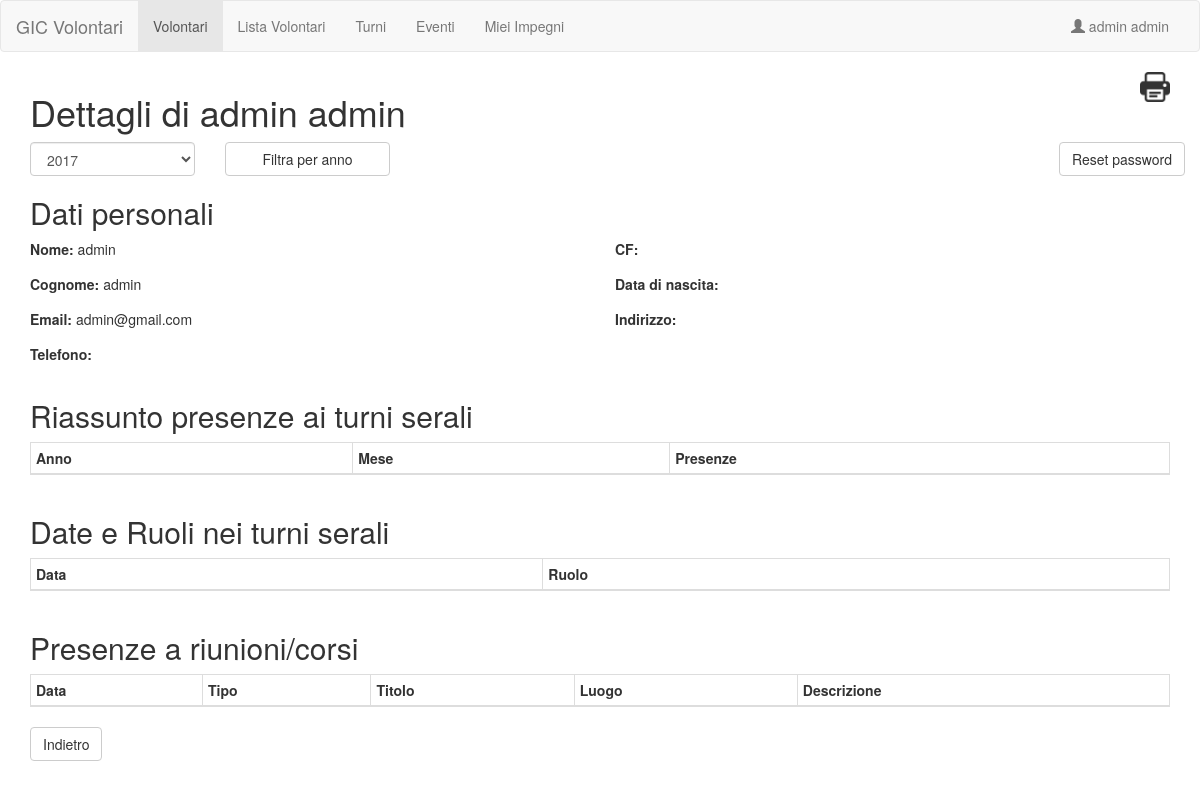
Page /volunteers/volunteer_detail.php?id=1&year=2017 (signed in) on the committed database.
### tables this page shows
create table users (
	id INT(8) UNSIGNED AUTO_INCREMENT PRIMARY KEY,
	firstname VARCHAR(30) NOT NULL,
	lastname VARCHAR(30) NOT NULL,
	email VARCHAR(50),
	CF varchar(15),
	birthdate DATE,
	psw VARCHAR(150),
	phone VARCHAR(20),
	address VARCHAR(75),
	address2 VARCHAR(75),
	city VARCHAR(50),
	prov VARCHAR(15),
	cap VARCHAR(6),
	state VARCHAR(50),
	position INT(2),
	permessi INT(2)

);

### lib/sqlLib.php (called while the page is built, shortened)
<?php
class DbConnection {
	private $pdo;
	public function __construct() {
		$this->pdo = new PDO('mysql:host=127.0.0.1;dbname=liltvolontari;charset=utf8mb4', 'root', '');
	}
	public function select($table, $arrayWhere = NULL) {
		if ($arrayWhere != NULL)
			return $this->simpleQuery('SELECT *', $table, $arrayWhere);
		else
			return $this->queryAllTable('SELECT *',$table);
	}
	public function prepare($query) {
		return $this->pdo->prepare($query);
	}
	public function getUser($id) {
		$statement = $this->pdo->prepare("SELECT * FROM users WHERE id=:id");
		$statement->execute(array(':id' => $id));
		$user = $statement->fetchAll(PDO::FETCH_ASSOC);
		return $user[0];
	}
	private function simpleQuery($action, $table, $arrayWhere) {
		$query = "$action FROM $table WHERE ";
		foreach ($arrayWhere as $columnName => $value) {
			$query.="$columnName = :$columnName AND ";
		}
		$query = substr($query, 0, -5);
		$statement = $this->pdo->prepare($query);
		$statement->execute($arrayWhere);
		return $statement->fetchAll(PDO::FETCH_ASSOC);
	}
}
?>

### lib/GetConstraints.php (called while the page is built, shortened)
<?php
class GetConstraints {
    private $inTable = [];
    private $db;
    public function __construct($table = [], $bounds = []) {
        $this->inTable = $table;
        $this->betweenBounds = $bounds;
        $this->db = new DbConnection();
    }
    public function areOk(){
        foreach ($this->inTable as $value => $table) {
            if (count($this->db->select($table[0], [
                $table[1] => $value
            ] )) == 0 )
                return false;
        }
        return true;
    }
}

### lib/permission.php (called while the page is built, shortened)
<?php
class PermissionPage {
	private $permissionLevel;
	public function __construct($p=NULL) {
		$this->permissionLevel = $p;
	}
	public function checkPermission() {
		$requiredPermission = intval($_SESSION['permessi']);;
		return $requiredPermission <= $this->permissionLevel;
	}
}

### volunteers/volunteer_detail.php (the view, shortened to what this page needs)
<?php
require_once('../lib/generalLayout.php');
require_once('../lib/sqlLib.php');
require_once('../lib/GetConstraints.php');
$constraints = new GetConstraints(
    [$_GET['id'] => ['users', 'id']],
    []
);
if (!$constraints->areOk()) {
    $content = $constraints->getErrorContent();
} else {
    $db = new DbConnection;
    $user = $db->getUser($_GET['id']);
    $turnTableBody='';
    $turnDetailTableBody = '';
    $eventTableBody = '';
    $yearOptions='';
    for($i=date("Y"); $i>1990; $i--)
        $yearOptions.="<option value='$i'>$i</option>";
    $address = "{$user['address']}";
    $address2 = "{$user['cap']}";
    $address2 .= " {$user['state']}";
    $content = <<<HTML
<a class="pull-right" href="print_volunteer_detail.php?id={$_GET['id']}&year={$_GET['year']}"><img src="../img/print.png" width="30" height="30" alt="stampa dettagli volontario"></a>
<h1>Dettagli di {$user['firstname']} {$user['lastname']}</h1>
<form method="GET" action="volunteer_detail.php">
    <input type="hidden" name="id" value="{$_GET['id']}">
    <div class="form-group row">
		<div class="select col-sm-2 col-xs-6">
            <select class="form-control" name="year">
                $yearOptions
            </select>
        </div>
        <div class="col-sm-2 col-xs-6">
            <input class="btn btn-default btn-block" type="submit" value="Filtra per anno">
        </div>
        <div class="pull-right"><a class="btn btn-default" href="process_admin_reset_psw.php?id={$user['id']}">Reset password</a></div>
    </div>
</form>
<h2>Dati personali</h2>
<div class="row">
    <div class="col-sm-6">
        <p><label for="Nome"><strong>Nome: </strong></label> {$user['firstname']}</p>
        <p><label for="Cognome"><strong>Cognome: </strong></label> {$user['lastname']}</p>
        <p><label for="Email"><strong>Email: </strong></label> {$user['email']}</p>
        <p><label for="Telefono"><strong>Telefono: </strong></label> {$user['phone']}</p>
    </div>
    <div class="col-sm-6">
        <p><label for="CF"><strong>CF: </strong></label> {$user['CF']}</p>
        <p><label for="Data di nascita"><strong>Data di nascita: </strong></label> {$user['birthdate']}</p>
        <p><label for="Indirizzo"><strong>Indirizzo: </strong></label> $address</p>
        <p><label for="Indirizzo riga 2"></label> $address2</p>
    </div>
</div>
<h2>Riassunto presenze ai turni serali</h2>
<div class="table-responsive">
	<table class="table table-striped table-bordered table-condensed">
		<thead>
			<tr>
				<th>Anno</th>
				<th>Mese</th>
				<th>Presenze</th>
			</tr>
		</thead>
			$turnTableBody
	</table>
</div>
<h2>Date e Ruoli nei turni serali</h2>
<div class="table-responsive">
	<table class="table table-striped table-bordered table-condensed">
		<thead>
			<tr>
				<th>Data</th>
				<th>Ruolo</th>
			</tr>
		</thead>
			$turnDetailTableBody
	</table>
</div>
<h2>Presenze a riunioni/corsi</h2>
<div class="table-responsive">
	<table class="table table-striped table-bordered table-condensed">
		<thead>
			<tr>
				<th>Data</th>
				<th>Tipo</th>
				<th>Titolo</th>
				<th>Luogo</th>
				<th>Descrizione</th>
			</tr>
		</thead>
			$eventTableBody
	</table>
</div>
<a href="volunteers.php" class="btn btn-default">Indietro</a>
HTML;
}
try {
    $generalLayout = new GeneralLayout(GeneralLayout::HOMEPATH."volunteers/volunteers.php", PermissionPage::ADMIN);
    $generalLayout->yieldElem('title', "Dettagli Volontario");
    $generalLayout->yieldElem('content', $content);
    echo $generalLayout->getPage();
}
catch (UnhautorizedException $e){
    $e->echoAlert();
    exit;
}

### rows in the picture
users: firstname "admin", lastname "admin", email "admin@gmail.com"

### other values in the picture
$page->title "Volontari"
$page->title "Lista Volontari"
$page->title "Turni"
$page->title "Eventi"
$page->title "Miei Impegni"
$userName "admin admin"
form field year "2017"
